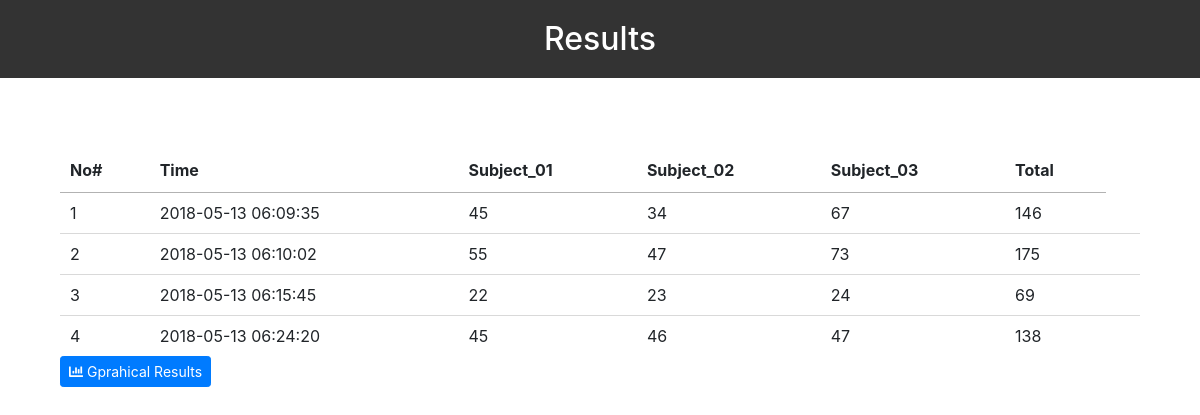
The page / on the database its author committed.
### tables this page shows
CREATE TABLE `student` (
  `id` int(11) NOT NULL,
  `create_at` timestamp NOT NULL DEFAULT current_timestamp(),
  `sub_01` text NOT NULL,
  `sub_02` text NOT NULL,
  `sub_03` text NOT NULL,
  `total` text NOT NULL
);

### index.php (the view, shortened to what this page needs)
<!DOCTYPE html>
        <html lang="en">
                <head>
                    <link rel="stylesheet" href="https://stackpath.bootstrapcdn.com/bootstrap/4.3.1/css/bootstrap.min.css">
                    <link rel="stylesheet" href="https://use.fontawesome.com/releases/v5.8.1/css/all.css">
                    <link rel="stylesheet" href="https://cdn.datatables.net/1.10.9/css/jquery.dataTables.min.css">
                    <link rel="stylesheet" href="https://cdn.datatables.net/responsive/1.0.7/css/responsive.dataTables.min.css">
                </head>
                <body>
                    <h2 style = "text-align: center; padding: 20px; background-color: #333; color: #fff;">Results </h2>
                    <div class = "container" style = "margin-top: 40px; padding: 30px;">
                    <table id="example" class="display responsive nowrap" cellspacing="0" width="100%">
                        <thead>
                            <tr>
                                <th>No#</th>
                                <th>Time</th>
                                <th>Subject_01</th>
                                <th>Subject_02</th>
                                <th>Subject_03</th>
                                <th>Total</th>
                            </tr>
                    </thead>
                <tbody>
            <?php
                require 'db_connect.php';
                $sql = "SELECT * FROM student";
                $result = $conn->query($sql);
                if ($result->num_rows > 0) {
                    $i = 0;
                    while($row = $result->fetch_assoc()) {
                        $create_at   =  $row["create_at"];
                        $sub_01      =  $row["sub_01"];
                        $sub_02      =  $row["sub_02"];
                        $sub_03      =  $row["sub_03"];
                        $total    =  $row["total"];
            ?>
                        <tr>
                            <td><?php $i++; echo $i; ?></td>
                            <td><?php echo $create_at; ?></td>
                            <td><?php echo $sub_01; ?></td>
                            <td><?php echo $sub_02; ?></td>
                            <td><?php echo $sub_03; ?></td>
                            <td><?php echo $total; ?></td>
                            <td>
                            </td>
                         <?php }  ?>
                        </tr>
                     <?php } ?>
                 </tbody>
              </table>
    <button class = "btn btn-primary btn-sm"><a href = "chart.php" style = "text-decoration: none; color: #fff;"><i class="fas fa-chart-bar"></i> Gprahical Results</a></button>
    </body>
</html>

### rows shown on the page
student: create_at "2018-05-13 06:09:35", sub_01 "45", sub_02 "34", sub_03 "67", total "146"
student: create_at "2018-05-13 06:10:02", sub_01 "55", sub_02 "47", sub_03 "73", total "175"
student: create_at "2018-05-13 06:15:45", sub_01 "22", sub_02 "23", sub_03 "24", total "69"
student: create_at "2018-05-13 06:24:20", sub_01 "45", sub_02 "46", sub_03 "47", total "138"
